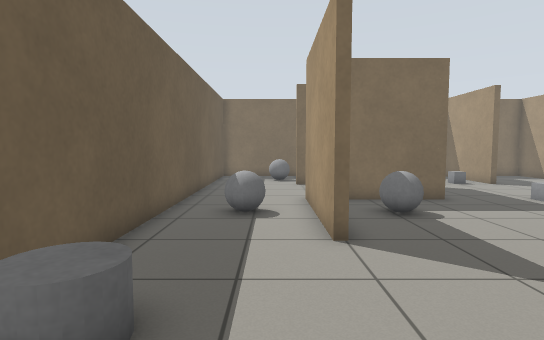
view 1 (above)

17 first-person views from a walk through a robot-simulator world made for Gazebo. The camera is 0.94 m above the floor, tilts 4° down and sees 80° across. The floor is counted in squares, 0.5 m on a side. Each view is taken from the middle of a square. On the plan, view 1 faces up. The plan holds only what a view shows up to about 17 squares ahead; the rest is blank.

view 2
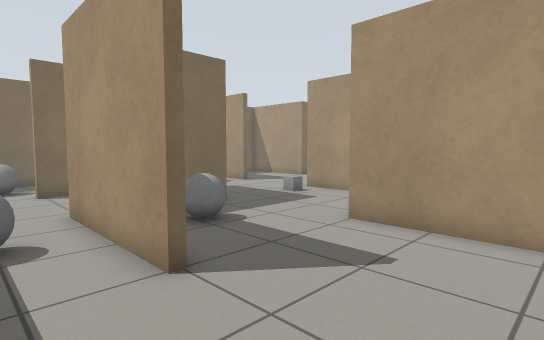

view 3
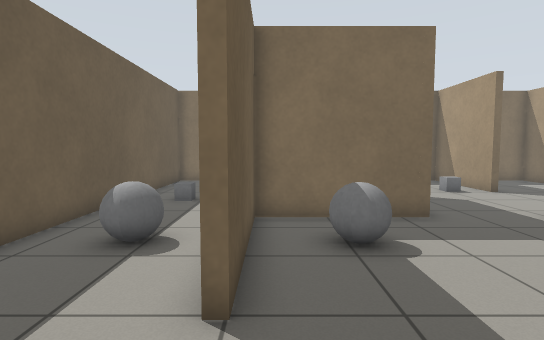

view 4
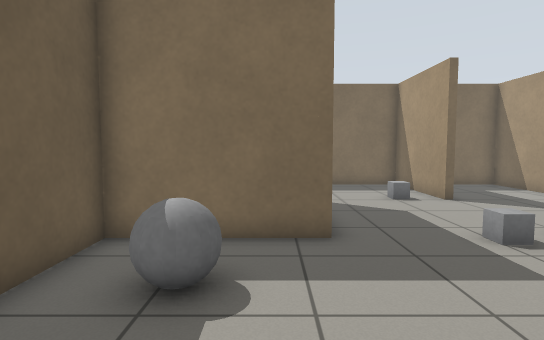

view 5
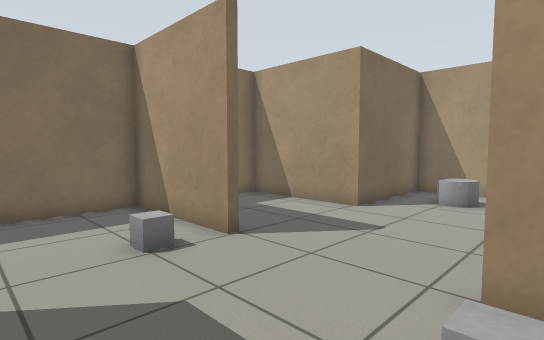

view 6
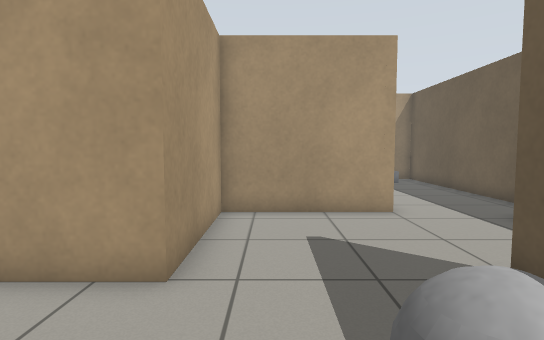

view 7
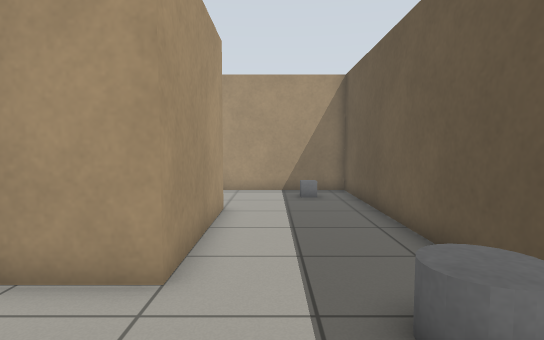

view 8
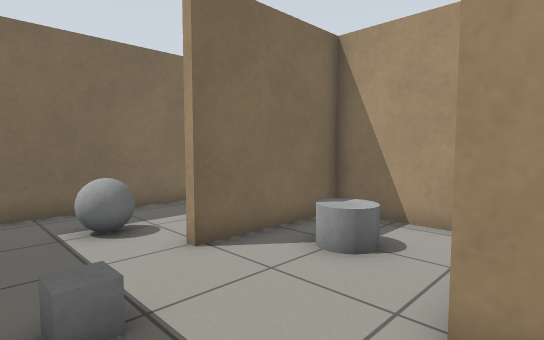

view 9
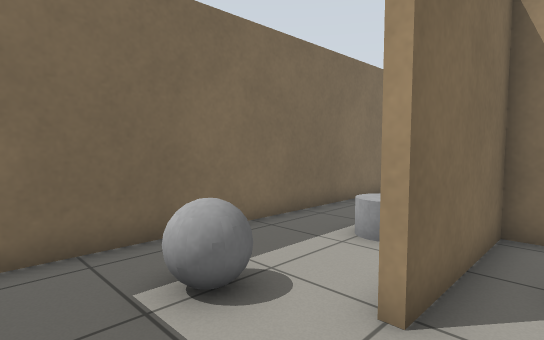

view 10
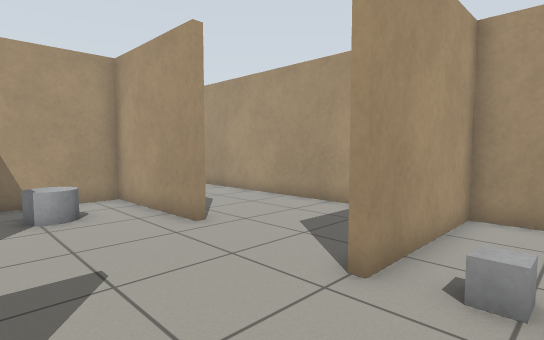

view 11
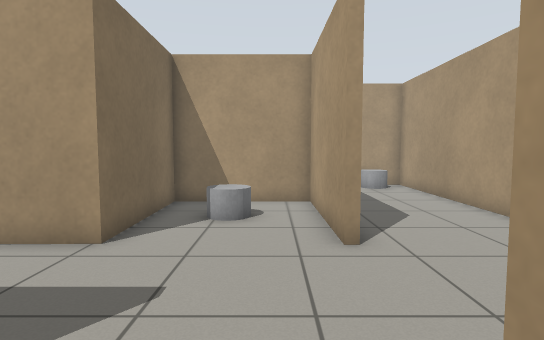

view 12
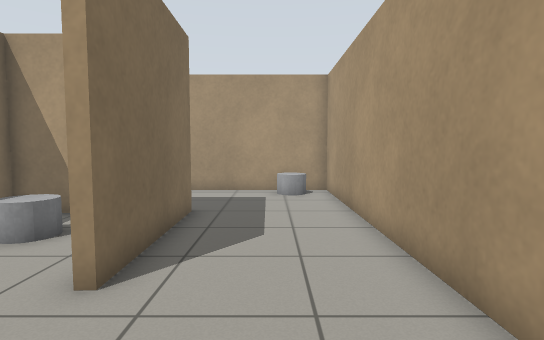

view 13
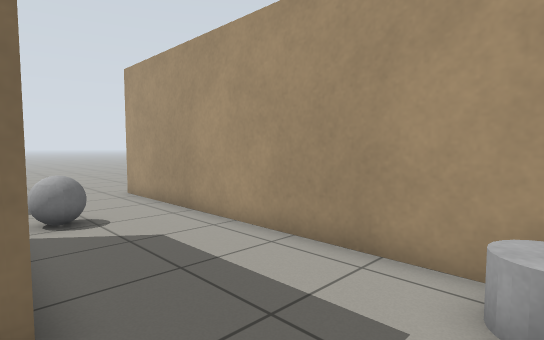

view 14
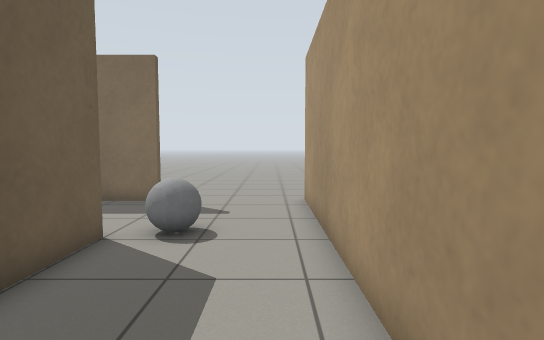

view 15
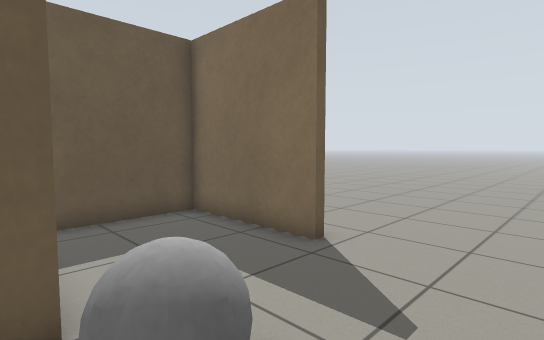

view 16
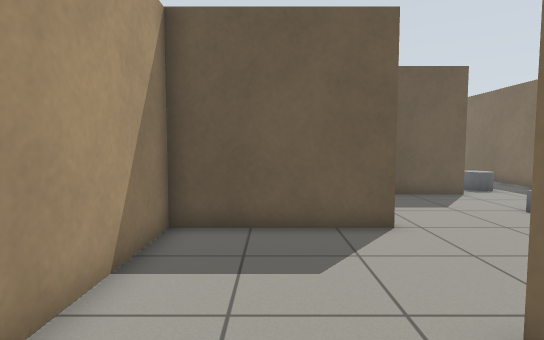

view 17
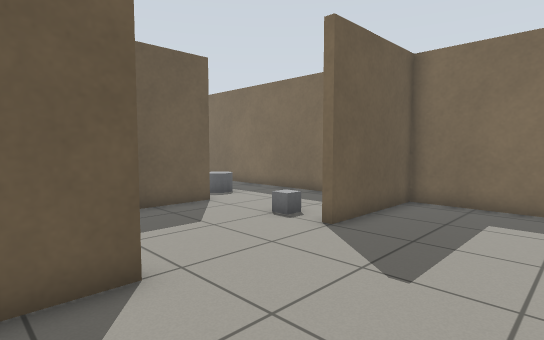

### Floor plan
Points are (right, up) in squares from view 1. A wall is a line through its corners. A room is listed if a view was taken in it or the views show most of it. See-through windows are left out.
Room 1 (views 1, 2, 3, 4, 5, 6, 7, 8, 9, 10, 11)
walls: (6.3, 11.6) (1.5, 11.6) (1.5, 6.4) (1.2, 6.4) (1.2, 12); (5.9, 13.1) (5.9, 16.3) (1.1, 16.3); (6.2, 16.6) (6.2, 13.9); (11.5, 16.6) (11.2, 16.6) (11.2, 21.2) (-1.6, 21.2); (-3.2, 20.1) (-3.2, -8.2) (2.3, -8.2); (1.5, -3.9) (1.5, 1.7) (6.5, 1.7) (6.5, 6.6) (11.2, 6.6) (11.2, 11.9) (11.5, 11.9)
ways out: opening at (11, 14) to room 3; opening at (2, -5.5)
objects: grey cylinder (-2, 3); grey box (-1, -6); grey ball (-1, 9) to (0, 10); grey box (-1, 15); grey ball (0, 18) to (1, 19); grey ball (3, 9) to (4, 10); grey cylinder (3, 14) to (4, 15); grey cylinder (4, 18) to (5, 19); grey box (10, 11); grey box (10, 17)
Room 2 (views 12, 13, 14, 15, 16, 17)
walls: (21.5, 11.4) (16.3, 11.3); (21.5, 16.8) (21.5, 14); (21, 21.2) (16.4, 21.2) (16.5, 17.6); (11.5, 11.9) (11.5, 6.6) (26.2, 6.6) (26.2, 20.6)
ways out: opening at (14, 11) to room 3; opening at (23.5, 21)
objects: grey ball (22, 17) to (23, 17); grey cylinder (25, 8) to (25, 9)
Room 3 (no view inside)
walls: (16.3, 11.3) (16.3, 11.6) (21.2, 11.7) (21.2, 16.3) (16.2, 16.3) (16.1, 21.2) (11.5, 21.2) (11.5, 16.6)
ways out: opening at (11, 14) to room 1; opening at (14, 11) to room 2
objects: grey cylinder (18, 14) to (19, 15)

Where each view was taken, in squares from view 1:
view 1: 0 up, 0 right, facing up
view 2: 2 up, 1 left, facing up-right
view 3: 3 up, 2 right, facing up
view 4: 5 up, 5 right, facing up
view 5: 11 up, 7 right, facing up-right
view 6: 11 up, 5 right, facing down
view 7: 6 up, 0 right, facing down
view 8: 11 up, 2 left, facing up-right
view 9: 15 up, 2 left, facing up-right
view 10: 16 up, 9 right, facing down-right
view 11: 13 up, 10 right, facing right
view 12: 9 up, 12 right, facing right
view 13: 8 up, 21 right, facing up-right
view 14: 10 up, 25 right, facing up
view 15: 16 up, 25 right, facing up-left
view 16: 9 up, 19 right, facing left
view 17: 10 up, 16 right, facing up-left
